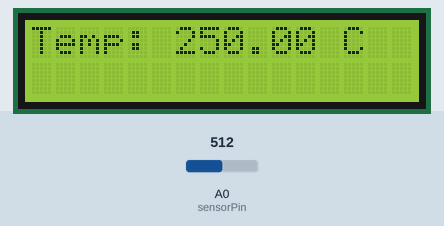
Recording of a sketch running on a simulated Arduino Uno, built with avr-gcc and run on an emulated ATmega328P. Shown: 16×2 character LCD. The test bench sets the inputs (shaded band); at power-on: A0 (sensorPin) = 512.

Above: at 3.2 s.
3.3 s: A0 (sensorPin) set to 716
At 4.9 s:
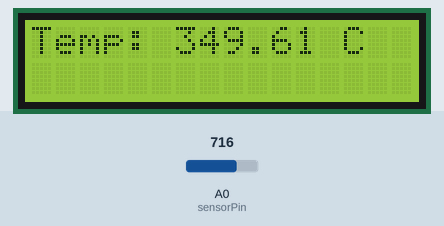
5.5 s: A0 (sensorPin) set to 900
At 6.8 s:
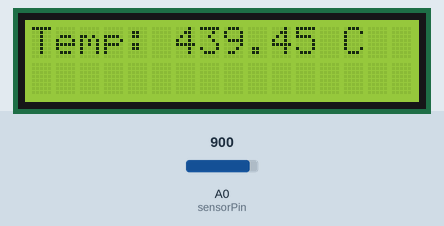
7.5 s: A0 (sensorPin) set to 1023
At 8.7 s:
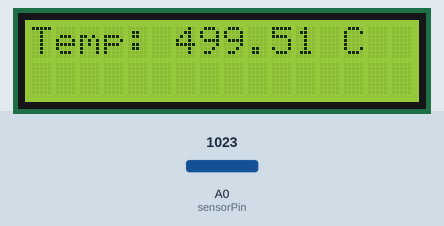
Timing chart, 0 to 10.5 s (numbered marks = the images above; inputs shaded):
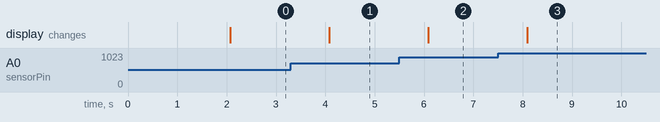

The sketch:

LM35_sensor_code.ino
```cpp
#include <LiquidCrystal.h>

const int sensorPin = A0;
float temperature;
LiquidCrystal lcd(12, 11, 5, 4, 3, 2); // Change pins if needed

void setup() {
  lcd.begin(16, 2);
  lcd.print("Temp Sensor");
  delay(2000);
}

void loop() {
  int sensorValue = analogRead(sensorPin);
  temperature = (sensorValue * 5.0 * 100.0) / 1024.0;
  lcd.clear();
  lcd.setCursor(0, 0);
  lcd.print("Temp: ");
  lcd.print(temperature);
  lcd.print(" C");
  delay(1000);
}
```

Measured:
- after the input at 3.3 s, the display: changes after 0.78 s (image 1)
- after the input at 5.5 s, the display: changes after 0.59 s (image 2)
- after the input at 7.5 s, the display: changes after 0.60 s (image 3)
